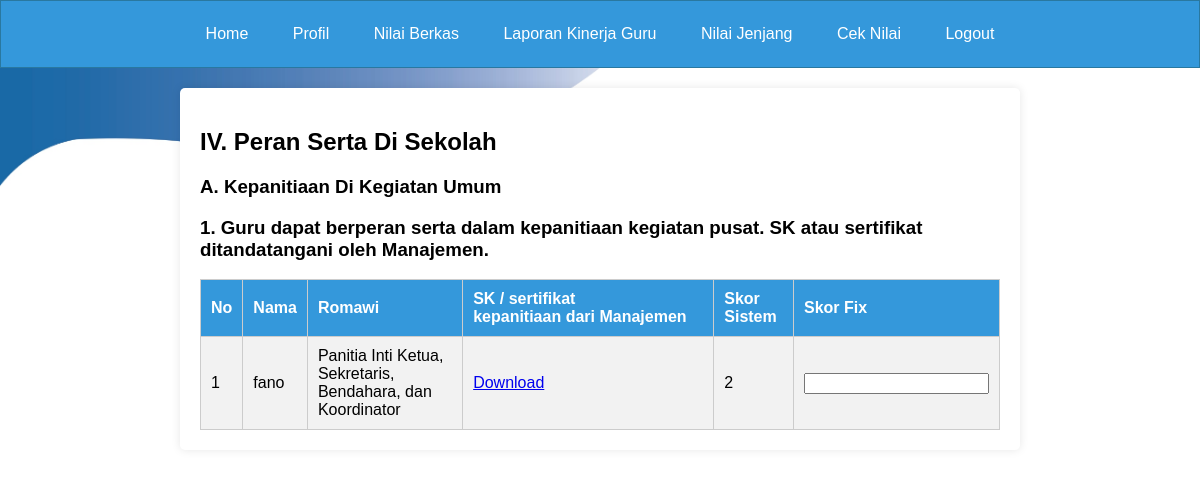
The app's page /page_beri_nilai_guru4a.php with its own data.
### tables this page shows
CREATE TABLE `tabel_p_pendidikan2` (
  `id_penilaian` int(11) NOT NULL,
  `id` int(11) DEFAULT NULL,
  `nama` varchar(255) DEFAULT NULL,
  `ia1` varchar(255) DEFAULT NULL,
  `poinia1` int(11) DEFAULT NULL,
  `apoinia1` int(11) NOT NULL,
  `berkasia1` longblob DEFAULT NULL,
  `berkasia11` longblob DEFAULT NULL,
  `berkasia111` longblob DEFAULT NULL,
  `iab1` varchar(255) DEFAULT NULL,
  `poiniab1` int(11) DEFAULT NULL,
  `apoiniab1` int(11) DEFAULT NULL,
  `berkasiab1` longblob DEFAULT NULL,
  `berkasiab11` longblob DEFAULT NULL,
  `berkasiab111` longblob DEFAULT NULL,
  `iac1` varchar(255) DEFAULT NULL,
  `poiniac1` int(11) DEFAULT NULL,
  `apoiniac1` int(11) DEFAULT NULL,
  `berkasiac1` longblob DEFAULT NULL,
  `berkasiac11` longblob DEFAULT NULL,
  `berkasiac111` longblob DEFAULT NULL,
  `ia2` varchar(255) DEFAULT NULL,
  `poinia2` int(11) DEFAULT NULL,
  `apoinia2` int(11) DEFAULT NULL,
  `berkasia2` longblob DEFAULT NULL,
  `berkasia22` longblob DEFAULT NULL,
  `berkasia222` longblob DEFAULT NULL,
  `ib1` varchar(255) DEFAULT NULL,
  `poinib1` int(11) DEFAULT NULL,
  `apoinib1` int(11) DEFAULT NULL,
  `berkasib1` longblob DEFAULT NULL,
  `berkasib11` longblob DEFAULT NULL,
  `berkasib111` longblob DEFAULT NULL,
  `ib2` varchar(255) DEFAULT NULL,
  `poinib2` int(11) DEFAULT NULL,
  `apoinib2` int(11) DEFAULT NULL,
  `berkasib2` longblob DEFAULT NULL,
  `berkasib22` longblob DEFAULT NULL,
  `berkasib222` longblob DEFAULT NULL,
  `ib3` varchar(255) DEFAULT NULL,
  `poinib3` int(11) DEFAULT NULL,
  `apoinib3` int(11) DEFAULT NULL,
  `berkasib3` longblob DEFAULT NULL,
  `berkasib33` longblob DEFAULT NULL,
  `berkasib333` longblob DEFAULT NULL,
  `ib4` varchar(255) DEFAULT NULL,
  `poinib4` int(11) DEFAULT NULL,
  `apoinib4` int(11) DEFAULT NULL,
  `berkasib4` longblob DEFAULT NULL,
  `berkasib44` longblob DEFAULT NULL,
  `berkasib444` longblob DEFAULT NULL,
  `ib5` varchar(255) DEFAULT NULL,
  `poinib5` int(11) DEFAULT NULL,
  `apoinib5` int(11) DEFAULT NULL,
  `berkasib5` longblob DEFAULT NULL,
  `berkasib55` longblob DEFAULT NULL,
  `berkasib555` longblob DEFAULT NULL,
  `ib6` varchar(255) DEFAULT NULL,
  `poinib6` int(11) DEFAULT NULL,
  `apoinib6` int(11) DEFAULT NULL,
  `berkasib6` longblob DEFAULT NULL,
  `berkasib66` longblob DEFAULT NULL,
  `berkasib666` longblob DEFAULT NULL,
  `ic1` varchar(255) DEFAULT NULL,
  `poinic1` int(11) DEFAULT NULL,
  `apoinic1` int(11) DEFAULT NULL,
  `berkasic1` longblob DEFAULT NULL,
  `berkasic11` longblob DEFAULT NULL,
  `berkasic111` longblob DEFAULT NULL,
  `berkasic1111` longblob DEFAULT NULL,
  `berkasic11111` longblob DEFAULT NULL,
  `ic2` varchar(255) DEFAULT NULL,
  `poinic2` int(11) DEFAULT NULL,
  `apoinic2` longblob DEFAULT NULL,
  `berkasic2` longblob DEFAULT NULL,
  `icb2` varchar(255) DEFAULT NULL,
  `poinicb2` int(11) DEFAULT NULL,
  `apoinicb2` int(11) DEFAULT NULL,
  `berkasicb2` longblob DEFAULT NULL,
  `icc2` varchar(255) DEFAULT NULL,
  `poinicc2` int(11) DEFAULT NULL,
  `apoinicc2` int(11) DEFAULT NULL,
  `berkasicc2` longblob DEFAULT NULL,
  `icd2` varchar(255) DEFAULT NULL,
  `poinicd2` int(11) DEFAULT NULL,
  `apoinicd2` int(11) DEFAULT NULL,
  `berkasicd2` longblob DEFAULT NULL,
  `id1` varchar(255) DEFAULT NULL,
  `poinid1` int(11) DEFAULT NULL,
  `apoinid1` int(11) DEFAULT NULL,
  `berkasid1` longblob DEFAULT NULL,
  `berkasid11` longblob DEFAULT NULL,
  `berkasid111` longblob NOT NULL,
  `ie1` varchar(255) DEFAULT NULL,
  `poinie1` int(11) DEFAULT NULL,
  `apoinie1` int(11) DEFAULT NULL,
  `berkasie1` longblob DEFAULT NULL,
  `berkasie11` longblob DEFAULT NULL,
  `berkasie111` longblob DEFAULT NULL,
  `ie2` varchar(255) DEFAULT NULL,
  `poinie2` int(11) DEFAULT NULL,
  `apoinie2` int(11) DEFAULT NULL,
  `berkasie2` longblob DEFAULT NULL,
  `berkasie22` longblob DEFAULT NULL,
  `iia1` varchar(255) DEFAULT NULL,
  `poiniia1` int(11) DEFAULT NULL,
  `apoiniia1` int(11) DEFAULT NULL,
  `berkasiia1` longblob DEFAULT NULL,
  `berkasiia11` longblob DEFAULT NULL,
  `berkasiia111` longblob DEFAULT NULL,
  `iia2` varchar(255) DEFAULT NULL,
  `poiniia2` int(11) DEFAULT NULL,
  `apoiniia2` int(11) DEFAULT NULL,
  `berkasiia2` longblob DEFAULT NULL,
  `berkasiia22` longblob DEFAULT NULL,
  `berkasiia222` longblob DEFAULT NULL,
  `iiab2` varchar(255) DEFAULT NULL,
  `poiniiab2` int(11) DEFAULT NULL,
  `apoiniiab2` int(11) DEFAULT NULL,
  `berkasiiab2` longblob DEFAULT NULL,
  `berkasiiab22` longblob DEFAULT NULL,
  `berkasiiab222` longblob DEFAULT NULL,
  `berkasiiab2222` longblob DEFAULT NULL,
  `iib1` varchar(255) DEFAULT NULL,
  `poiniib1` int(11) DEFAULT NULL,
  `apoiniib1` int(11) DEFAULT NULL,
  `berkasiib1` longblob DEFAULT NULL,
  `berkasiib11` longblob DEFAULT NULL,
  `berkasiib111` longblob DEFAULT NULL,
  `iib2` varchar(255) DEFAULT NULL,
  `poiniib2` int(11) DEFAULT NULL,
  `apoiniib2` int(11) DEFAULT NULL,
  `berkasiib2` longblob DEFAULT NULL,
  `berkasiib22` longblob DEFAULT NULL,
  `berkasiib222` longblob DEFAULT NULL,
  `iib3` varchar(255) DEFAULT NULL,
  `poiniib3` int(11) DEFAULT NULL,
  `apoiniib3` int(11) DEFAULT NULL,
  `berkasiib3` longblob DEFAULT NULL,
  `berkasiib33` longblob DEFAULT NULL,
  `berkasiib333` longblob DEFAULT NULL,
  `iiba3` varchar(255) DEFAULT NULL,
  `poiniiba3` int(11) DEFAULT NULL,
  `apoiniiba3` int(11) DEFAULT NULL,
  `berkasiiba3` longblob DEFAULT NULL,
  `berkasiiba33` longblob DEFAULT NULL,
  `berkasiiba333` longblob DEFAULT NULL,
  `berkasiiba3333` longblob DEFAULT NULL,
  `iib4` varchar(255) DEFAULT NULL,
  `poiniib4` int(11) DEFAULT NULL,
  `apoiniib4` int(11) DEFAULT NULL,
  `berkasiib4` longblob DEFAULT NULL,
  `berkasiib44` longblob DEFAULT NULL,
  `berkasiib444` longblob DEFAULT NULL,
  `iibb4` varchar(255) DEFAULT NULL,
  `poiniibb4` int(11) DEFAULT NULL,
  `apoiniibb4` int(11) DEFAULT NULL,
  `berkasiibb4` longblob DEFAULT NULL,
  `berkasiibb44` longblob DEFAULT NULL,
  `berkasiibb444` longblob DEFAULT NULL,
  `iibc4` varchar(255) DEFAULT NULL,
  `poiniibc4` int(11) DEFAULT NULL,
  `apoiniibc4` int(11) DEFAULT NULL,
  `berkasiibc4` longblob DEFAULT NULL,
  `berkasiibc44` longblob DEFAULT NULL,
  `berkasiibc444` longblob DEFAULT NULL,
  `iiia1` varchar(255) DEFAULT NULL,
  `poiniiia1` int(11) DEFAULT NULL,
  `apoiniiia1` int(11) DEFAULT NULL,
  `berkasiiia1` longblob DEFAULT NULL,
  `berkasiiia11` longblob DEFAULT NULL,
  `berkasiiia111` longblob DEFAULT NULL,
  `iiib1` varchar(255) DEFAULT NULL,
  `poiniiib1` int(11) DEFAULT NULL,
  `apoiniiib1` int(11) DEFAULT NULL,
  `berkasiiib1` longblob DEFAULT NULL,
  `berkasiiib11` longblob DEFAULT NULL,
  `berkasiiib111` longblob DEFAULT NULL,
  `berkasiiib1111` longblob DEFAULT NULL,
  `berkasiiib11111` longblob DEFAULT NULL,
  `iiic1` varchar(255) DEFAULT NULL,
  `poiniiic1` int(11) DEFAULT NULL,
  `apoiniiic1` int(11) DEFAULT NULL,
  `berkasiiic1` longblob DEFAULT NULL,
  `berkasiiic11` longblob DEFAULT NULL,
  `berkasiiic111` longblob DEFAULT NULL,
  `berkasiiic1111` longblob DEFAULT NULL,
  `berkasiiic11111` longblob DEFAULT NULL,
  `iva1` varchar(255) DEFAULT NULL,
  `poiniva1` int(11) DEFAULT NULL,
  `apoiniva1` int(11) DEFAULT NULL,
  `berkasiva1` longblob DEFAULT NULL,
  `berkasiva11` longblob DEFAULT NULL,
  `berkasiva111` longblob DEFAULT NULL,
  `ivb1` varchar(255) DEFAULT NULL,
  `poinivb1` int(11) DEFAULT NULL,
  `apoinivb1` int(11) DEFAULT NULL,
  `berkasivb1` longblob DEFAULT NULL,
  `berkasivb11` longblob DEFAULT NULL,
  `berkasivb111` longblob DEFAULT NULL,
  `ivc1` varchar(255) DEFAULT NULL,
  `poinivc1` int(11) DEFAULT NULL,
  `apoinivc1` int(11) DEFAULT NULL,
  `berkasivc1` longblob DEFAULT NULL,
  `berkasivc11` longblob DEFAULT NULL,
  `berkasivc111` longblob DEFAULT NULL,
  `ivd1` varchar(255) DEFAULT NULL,
  `poinivd1` int(11) DEFAULT NULL,
  `apoinivd1` int(11) DEFAULT NULL,
  `berkasivd1` longblob DEFAULT NULL,
  `berkasivd11` longblob DEFAULT NULL,
  `berkasivd111` longblob DEFAULT NULL,
  `ive1` varchar(255) DEFAULT NULL,
  `poinive1` int(11) DEFAULT NULL,
  `apoinive1` int(11) DEFAULT NULL,
  `berkasive1` longblob DEFAULT NULL,
  `berkasive11` longblob DEFAULT NULL,
  `berkasive111` longblob DEFAULT NULL,
  `ivea1` varchar(255) DEFAULT NULL,
  `poinivea1` int(11) DEFAULT NULL,
  `apoinivea1` int(11) DEFAULT NULL,
  `berkasivea1` longblob DEFAULT NULL,
  `ive2` varchar(255) DEFAULT NULL,
  `poinive2` int(11) DEFAULT NULL,
  `apoinive2` int(11) DEFAULT NULL,
  `berkasive2` longblob DEFAULT NULL,
  `berkasive22` longblob DEFAULT NULL,
  `berkasive222` longblob DEFAULT NULL,
  `tahun_penilaian` varchar(4) DEFAULT NULL,
  `nilai` int(10) DEFAULT NULL,
  `nilaivalidasi` int(15) NOT NULL,
  `validasi` varchar(20) DEFAULT NULL,
  `Aktivasi` int(10) NOT NULL,
  `TIMESTAMP` timestamp NOT NULL DEFAULT '2024-06-03 16:59:59'
);

### page_beri_nilai_guru4a.php (the view, shortened to what this page needs)
<?php
include "koneksi.php";
$tahun_ini = date("Y");
?>
<!DOCTYPE html>
<html lang="en">
<head>
</head>
<body>
<div class="navbar-pendidikan" id="navbar-guru">
        <a href="page_pendidikan.php">Home</a>
        <a href="page_profil_pendidikan.php">Profil</a>
        <a href="page_beri_nilai_pendidikan.php">Nilai Berkas</a>
        <a href="page_laporan_kinerja_guru_pendidikan.php">Laporan Kinerja Guru</a>
        <a href="page_jenjang_pendidikan.php">Nilai Jenjang</a>
        <a href="page_nilaisemua_pendidikan.php">Cek Nilai</a>
        <a href="logout.php">Logout</a>
    </div>
    <div class="container">
        <h2>IV. Peran Serta Di Sekolah</h2>
        <h3>A. Kepanitiaan Di Kegiatan Umum</h3>
        <h3>1. Guru dapat berperan serta dalam kepanitiaan kegiatan pusat. SK atau sertifikat ditandatangani oleh Manajemen.</h3>
        <table>
            <tr>
                <th>No</th>
                <th>Nama</th>
                <th>Romawi</th>
                <th>SK / sertifikat kepanitiaan dari Manajemen</th>
                <th>Skor Sistem</th>
                <th>Skor Fix</th>
            </tr>
            <?php
            $no = 1;
            $query_ia = mysqli_query($koneksi, "SELECT * FROM tabel_p_pendidikan2 WHERE tahun_penilaian = '$tahun_ini'");
            while ($row = mysqli_fetch_array($query_ia)) {
                $file_berkasiaa = $row['berkasiva1'];
            ?>
                <tr>
                    <td><?php echo $no++; ?></td>
                    <td><?php echo $row['nama']; ?></td>
                    <td><?php echo $row['iva1']; ?></td>
                    <td>
                        <?php if (!empty($file_berkasiaa)) { ?>
                            <a href="uploads/<?php echo $file_berkasiaa; ?>" target="_blank">Download</a>
                        <?php } else {
                            echo "Tidak ada file";
                        } ?>
                    </td>
                    <td><?php echo $row['poiniva1']; ?></td>
                    <td>
                        <input type="text" class="editable-iva1" data-id="<?php echo $row['id']; ?>" value="<?php echo $row['apoiniva1']; ?>">
                    </td>
                </tr>
            <?php } ?>
        </table>
    </div>
</body>
</html>

### page_beri_nilai_guru4a.php (style rules this page uses)
html, body { height: 100%; margin: 0; padding: 0; background: url('bgnusput.jpg') no-repeat center center fixed; background-size: 100% 100%; background-position: center center; font-family: Arial, sans-serif; }
.navbar-pendidikan { background-color: #3498db; border: 1px solid #2978a0; padding: 10px 0; text-align: center; }
.navbar-pendidikan a { display: inline-block; color: white; padding: 14px 10px; text-decoration: none; margin: 0 10px; border-radius: 5px; transition: background-color 0.3s; }
.container { background-color: #fff; max-width: 800px; margin: 20px auto; padding: 20px; border-radius: 5px; box-shadow: 0 0 10px rgba(0, 0, 0, 0.1); }
table { width: 100%; border-collapse: collapse; }
table, th, td { border: 1px solid #ccc; }
th, td { padding: 10px; text-align: left; }
th { background-color: #3498db; color: #fff; }
tr:nth-child(even) { background-color: #f2f2f2; }

### records on screen
tabel_p_pendidikan2: nama "fano", iva1 "Panitia Inti Ketua, Sekretaris, Bendahara, dan Koordinator", poiniva1 "2"
